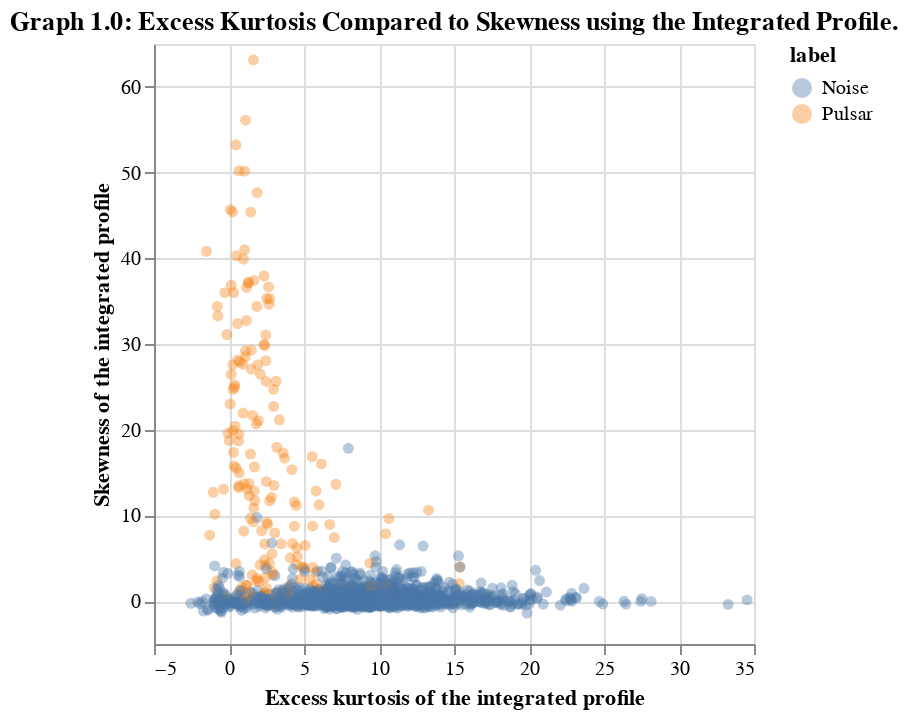

The notebook cell this image was saved under:
### Markdown cell above
As an exploratory visualization of the data, we created a graph comparing the Skewness of the integrated profile (y-axis) to the Excess kurtosis of the integrated profile (x-axis). We also coloured the pulsar and noise examples to be able to determine if we can obtain any information on when we have a pulsar, or when it is noise. Based on the graph, we found that lower values of the Skewness of the integrated profile and of the Excess kurtosis of the integrated profile are typically noise, while pulsars typically have larger values. From the visualization of our graph and tables 1.1 and 1.2, we were able to determine that we have an imbalance between the number of Noise and Pulsar Labels.

### Code cell
# Create the graph to visualize our data.
pulsar_plot = alt.Chart(pulsar_data.sample(n=2000)).mark_circle(opacity=0.4).encode(
    x=alt.X("excess_kurtosis_dm-snr_curve").title("Excess kurtosis of the integrated profile"),
    y=alt.Y("skewness_integrated_profile").title("Skewness of the integrated profile"),
    color=alt.Color("label").title("label")
).properties(
    title="Graph 1.0: Excess Kurtosis Compared to Skewness using the Integrated Profile."
)
pulsar_plot

### Figure 1 — Vega-Lite specification as saved in the notebook (floating-point values rounded to 4 significant figures; data arrays with more than 128 entries replaced by an {"elided": "..."} marker saying what was removed)
{"config": {"view": {"continuousWidth": 300, "continuousHeight": 300}}, "data": {"name": "data-a9edc5d1a885915e91260881a749f3c9"}, "mark": {"type": "circle", "opacity": 0.4}, "encoding": {"color": {"field": "label", "title": "label", "type": "nominal"}, "x": {"field": "excess_kurtosis_dm-snr_curve", "title": "Excess kurtosis of the integrated profile", "type": "quantitative"}, "y": {"field": "skewness_integrated_profile", "title": "Skewness of the integrated profile", "type": "quantitative"}}, "title": "Graph 1.0: Excess Kurtosis Compared to Skewness using the Integrated Profile.", "$schema": "https://vega.github.io/schema/vega-lite/v5.15.1.json", "datasets": {"data-a9edc5d1a885915e91260881a749f3c9": {"elided": "2000 records"}}}
